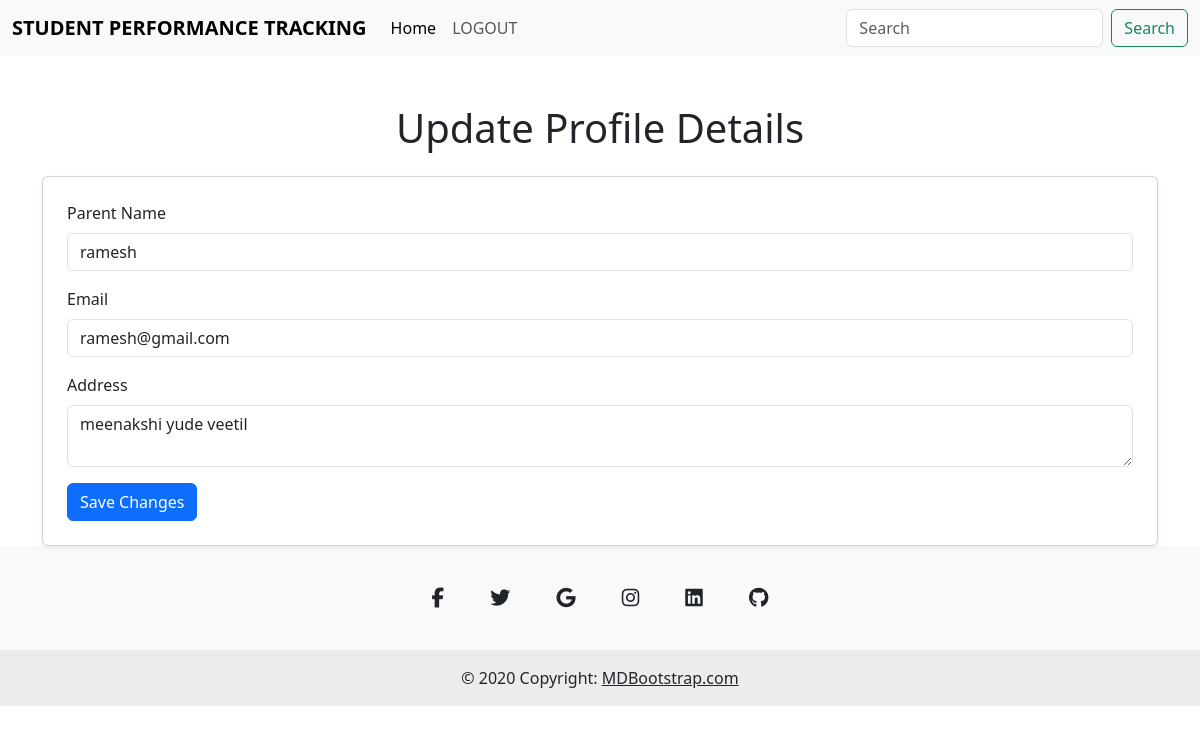
/Parent/update_profile/ (signed in), run on the app's committed database.
### faculty/models.py (models this page shows)
class Parent(models.Model):
    student = models.ForeignKey(Student, on_delete=models.CASCADE)
    parent_name = models.CharField(max_length=100)
    parent_email = models.EmailField(unique=True)
    password = models.CharField(max_length=100)
    address = models.TextField()

### Parent/views.py (the view)
# urls.py: path('update_profile/', views.update_profile, name='update_profile'),
def update_profile(request):
    parent_id = request.session.get('pid')
    if parent_id:
        parent = Parent.objects.get(id=parent_id)
        if request.method == 'POST':
            parent.parent_name = request.POST.get('parent_name')
            parent.parent_email = request.POST.get('parent_email')
            parent.address = request.POST.get('address')
            parent.save()
            return redirect('Parent:view_parent_profile')
        return render(request, 'Parent/update_profile.html', {'parent': parent})
    else:
        return redirect('Student:Login')

### Parent/templates/Parent/update_profile.html (shortened to what this page needs)
<!DOCTYPE html>
<html lang="en">
<head>
    <link href="https://cdn.jsdelivr.net/npm/bootstrap@5.3.0/dist/css/bootstrap.min.css" rel="stylesheet">
    <link href="https://cdn.jsdelivr.net/npm/bootstrap@5.3.3/dist/css/bootstrap.min.css" rel="stylesheet"
>
</head>
<body>
       <nav class="navbar navbar-expand-lg navbar-light bg-light">
        <div class="container-fluid">
            <a class="navbar-brand" href="{% url 'Parent:Parent_home'%}"><b>STUDENT PERFORMANCE TRACKING</b> </a>
            <div class="collapse navbar-collapse" id="navbarScroll">
                <ul class="navbar-nav me-auto my-2 my-lg-0 navbar-nav-scroll" style="--bs-scroll-height: 100px;">
                    <li class="nav-item">
                        <a class="nav-link active" aria-current="page" href="{% url 'Parent:Parent_home'%}">Home</a>
                    </li>
                    <li class="nav-item">
                        <a class="nav-link" href="{% url 'Administrator:index' %}">LOGOUT</a>
                    </li>
                        </ul>
                <form class="d-flex">
                    <input class="form-control me-2" type="search" placeholder="Search" aria-label="Search">
                    <button class="btn btn-outline-success" type="submit">Search</button>
                </form>
            </div>
        </div>
    </nav>
    <div class="container mt-5">
        <h1 class="text-center mb-4">Update Profile Details</h1>
        <div class="card p-4 shadow-sm">
            <form method="post">
                <div class="mb-3">
                    <label for="parent_name" class="form-label">Parent Name</label>
                    <input type="text" class="form-control" id="parent_name" name="parent_name" value="{{ parent.parent_name }}">
                </div>
                <div class="mb-3">
                    <label for="parent_email" class="form-label">Email</label>
                    <input type="email" class="form-control" id="parent_email" name="parent_email" value="{{ parent.parent_email }}">
                </div>
                <div class="mb-3">
                    <label for="address" class="form-label">Address</label>
                    <textarea class="form-control" id="address" name="address">{{ parent.address }}</textarea>
                </div>
                <button type="submit" class="btn btn-primary">Save Changes</button>
            </form>
        </div>
    </div>
 <footer class="text-center bg-body-tertiary">
    <div class="container pt-4">
      <section class="mb-4">
        <a
          data-mdb-ripple-init
          class="btn btn-link btn-floating btn-lg text-body m-1"
          href="#!"
          role="button"
          data-mdb-ripple-color="dark"
          ><i class="fab fa-facebook-f"></i
        ></a>
        <a
          data-mdb-ripple-init
          class="btn btn-link btn-floating btn-lg text-body m-1"
          href="#!"
          role="button"
          data-mdb-ripple-color="dark"
          ><i class="fab fa-twitter"></i
        ></a>
        <a
          data-mdb-ripple-init
          class="btn btn-link btn-floating btn-lg text-body m-1"
          href="#!"
          role="button"
          data-mdb-ripple-color="dark"
          ><i class="fab fa-google"></i
        ></a>
        <a
          data-mdb-ripple-init
          class="btn btn-link btn-floating btn-lg text-body m-1"
          href="#!"
          role="button"
          data-mdb-ripple-color="dark"
          ><i class="fab fa-instagram"></i
        ></a>
        <a
          data-mdb-ripple-init
          class="btn btn-link btn-floating btn-lg text-body m-1"
          href="#!"
          role="button"
          data-mdb-ripple-color="dark"
          ><i class="fab fa-linkedin"></i
        ></a>
        <a
          data-mdb-ripple-init
          class="btn btn-link btn-floating btn-lg text-body m-1"
          href="#!"
          role="button"
          data-mdb-ripple-color="dark"
          ><i class="fab fa-github"></i
        ></a>
      </section>
    </div>
    <div class="text-center p-3" style="background-color: rgba(0, 0, 0, 0.05);">
      © 2020 Copyright:
      <a class="text-body" href="https://mdbootstrap.com/">MDBootstrap.com</a>
    </div>
  </footer>
</body>
</html>

### data on the page
Parent: parent_name "ramesh", parent_email "ramesh@gmail.com", address "meenakshi yude veetil"
